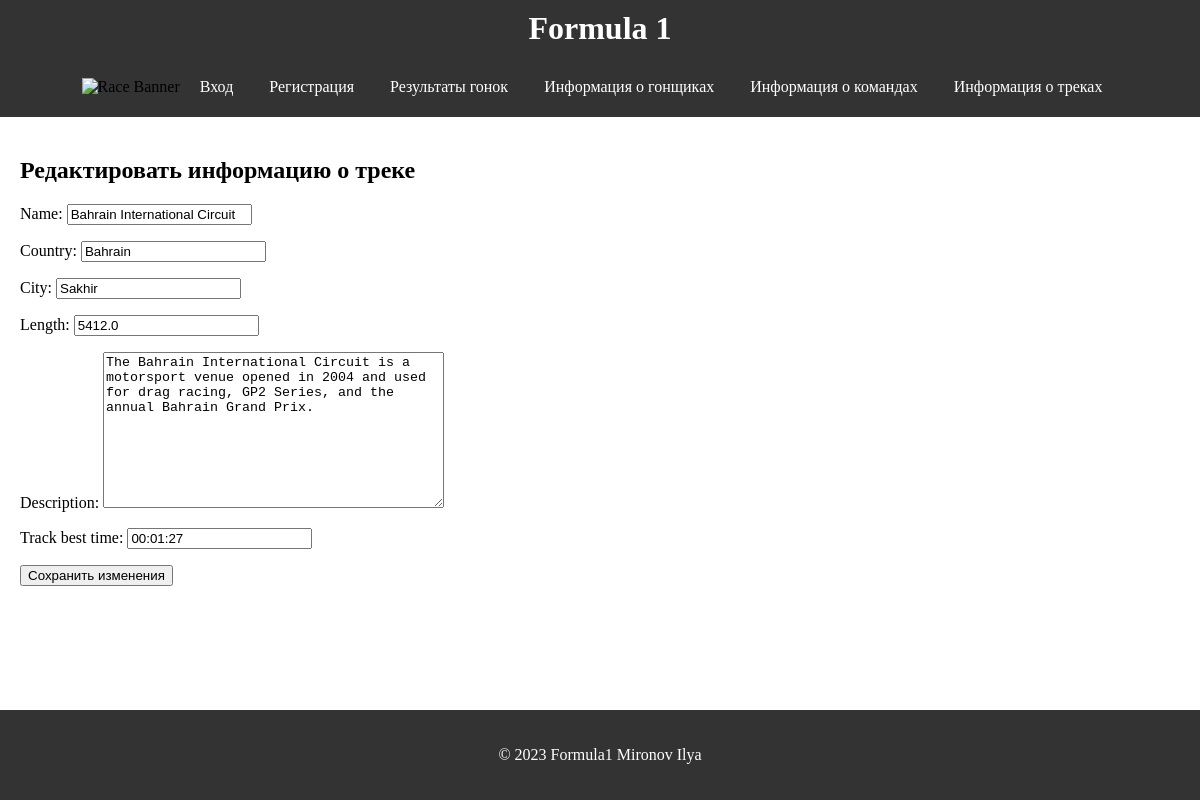
The app's page /edit_track/1/ with its own data.
### formula1/models.py (models this page shows, shortened)
class Track(models.Model):
    name = models.CharField(max_length=200)
    country = models.CharField(max_length=200)
    city = models.CharField(max_length=200)
    length = models.FloatField()
    description = models.TextField()
    track_best_time = models.TimeField()

### formula1/views.py (the view)
# urls.py: path('edit_track/<int:track_id>/', views.edit_track, name='edit_track'),
def edit_track(request, track_id):
    track = get_object_or_404(Track, id=track_id)
    if request.method == 'POST':
        form = TrackForm(request.POST, instance=track)
        if form.is_valid():
            form.save()
            return redirect('track_info', track_id=track.id)
    else:
        form = TrackForm(instance=track)
    return render(request, 'track_edit.html', {'form': form})

### formula1/forms.py
class TrackForm(forms.ModelForm):
    class Meta:
        model = Track
        fields = ['name', 'country', 'city', 'length', 'description', 'track_best_time']

### formula1/templates/track_edit.html (shortened to what this page needs)
{% extends 'base.html' %}
{% block content %}
<link rel="stylesheet" href = "/static/css/race_results.css">
<h2>Редактировать информацию о треке</h2>
<form method="post">
    {{ form.as_p }}
    <button type="submit">Сохранить изменения</button>
</form>
{% endblock %}

### formula1/static/css/base.css (style rules this page uses)
body { display: flex; flex-direction: column; }
html, body { height: 100%; margin: 0; }

### records on screen
Track: name "Bahrain International Circuit", country "Bahrain", city "Sakhir", length "5412.0", description "The Bahrain International Circuit is a motorsport venue opened in 2004 and used for drag racing, GP2 Series, and the annual Bahrain Grand Prix.", track_best_time "00:01:27"

### other values on screen
{{ 2023 }} "2023"
